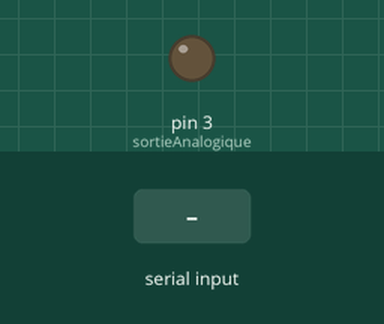
The sketch below on a simulated Arduino Uno, built with avr-gcc and run on an emulated ATmega328P. Shown: output pins drawn as LEDs (lit = HIGH). The test bench sets the inputs (shaded band). What the sketch prints to the serial monitor is not drawn.

Above: at 1.2 s.
1.3 s: "n" received over Serial
At 2.5 s:
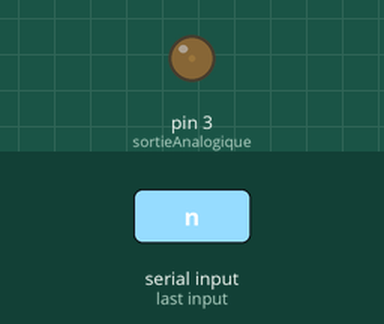
2.8 s: "i" received over Serial
At 4.2 s:
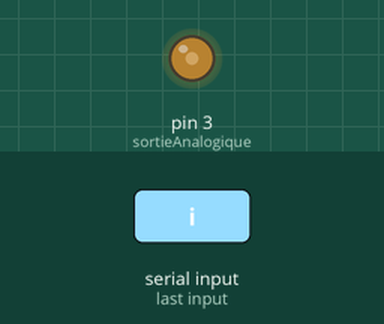
Timing chart, 0 to 5.8 s (numbered marks = the images above; inputs shaded):
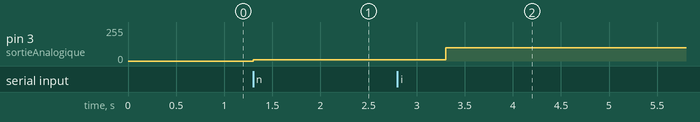

Measured:
- after the input at 1.3 s, pin 3 (sortieAnalogique): 0/255 → 10/255 at once
- after the input at 2.8 s, pin 3 (sortieAnalogique): 10/255 → 100/255 after 0.50 s

The sketch:

led_analogue__clavier.ino
```cpp
char lireDonnes;
int sortieAnalogique = 3;
void setup() {
  // put your setup code here, to run once:
    pinMode(sortieAnalogique, OUTPUT);

Serial.begin(9600);

}

void loop() {
  // put your main code here, to run repeatedly:
if (Serial.available()>0)
{
lireDonnes = Serial.read();
Serial.print(lireDonnes);
if(lireDonnes == 'n'){
 analogWrite(sortieAnalogique, 10);
    delay(2000);
Serial.println("Led jaune s'allume");
}
if(lireDonnes == 'i'){
 analogWrite(sortieAnalogique, 100);
    delay(2000);
Serial.println("Led rouge s'allume");

}
  }}
```
